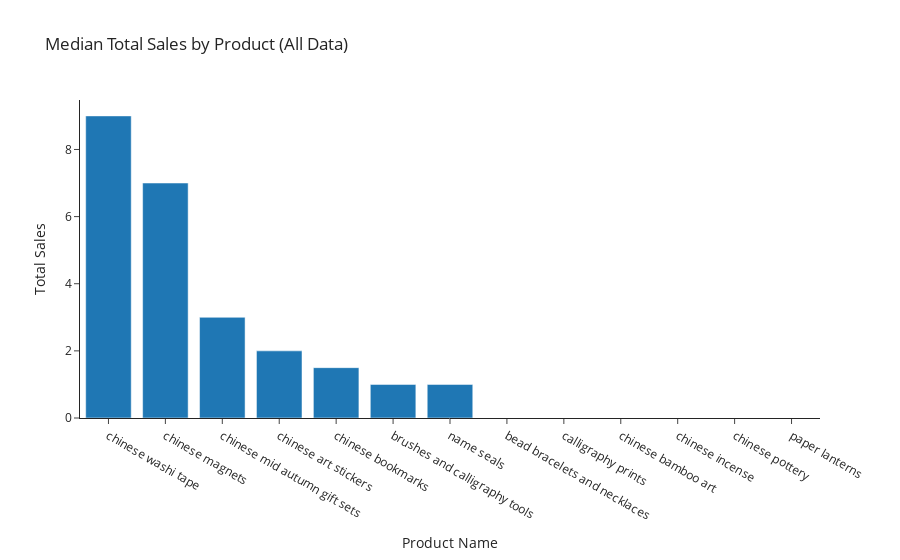
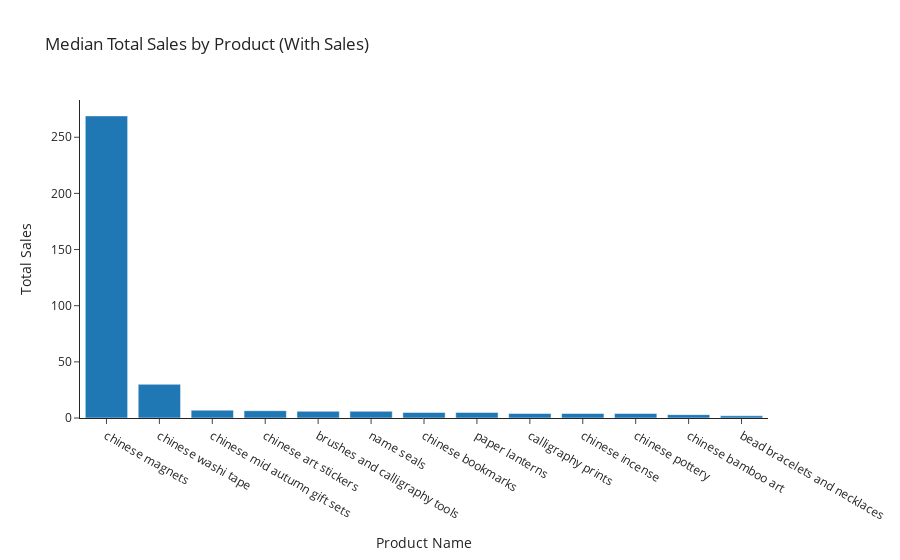

Notebook source saved alongside these figures, in order:
### Code cell
# Median total sales by product
plot_bar_chart_plotly(
    all_product_data.groupby("product_name")["Total Sales"].median().reset_index(),
    x="product_name",
    y="Total Sales",
    title="Median Total Sales by Product (All Data)",
)

# Median total sales by product with sales
plot_bar_chart_plotly(
    all_product_data[all_product_data["has_sales"] == True]
    .groupby("product_name")["Total Sales"]
    .median()
    .reset_index(),
    x="product_name",
    y="Total Sales",
    title="Median Total Sales by Product (With Sales)",
)

### Figure 1 — Plotly figure (JSON) as saved in the notebook; plotly's stock layout.template omitted (floating-point values rounded to 4 significant figures)
{"data": [{"name": "Total Sales", "type": "bar", "x": ["chinese washi tape", "chinese magnets", "chinese mid autumn gift sets", "chinese art stickers", "chinese bookmarks", "brushes and calligraphy tools", "name seals", "bead bracelets and necklaces", "calligraphy prints", "chinese bamboo art", "chinese incense", "chinese pottery", "paper lanterns"], "y": [9, 7, 3, 2, 1.5, 1, 1, 0, 0, 0, 0, 0, 0]}], "layout": {"title": {"text": "Median Total Sales by Product (All Data)"}, "xaxis": {"title": {"text": "Product Name"}}, "yaxis": {"title": {"text": "Total Sales"}}}}

### Figure 2 — Plotly figure (JSON) as saved in the notebook; plotly's stock layout.template omitted (floating-point values rounded to 4 significant figures)
{"data": [{"name": "Total Sales", "type": "bar", "x": ["chinese magnets", "chinese washi tape", "chinese mid autumn gift sets", "chinese art stickers", "brushes and calligraphy tools", "name seals", "chinese bookmarks", "paper lanterns", "calligraphy prints", "chinese incense", "chinese pottery", "chinese bamboo art", "bead bracelets and necklaces"], "y": [269, 30, 7, 6.5, 6, 6, 5, 5, 4, 4, 4, 3, 2]}], "layout": {"title": {"text": "Median Total Sales by Product (With Sales)"}, "xaxis": {"title": {"text": "Product Name"}}, "yaxis": {"title": {"text": "Total Sales"}}}}
